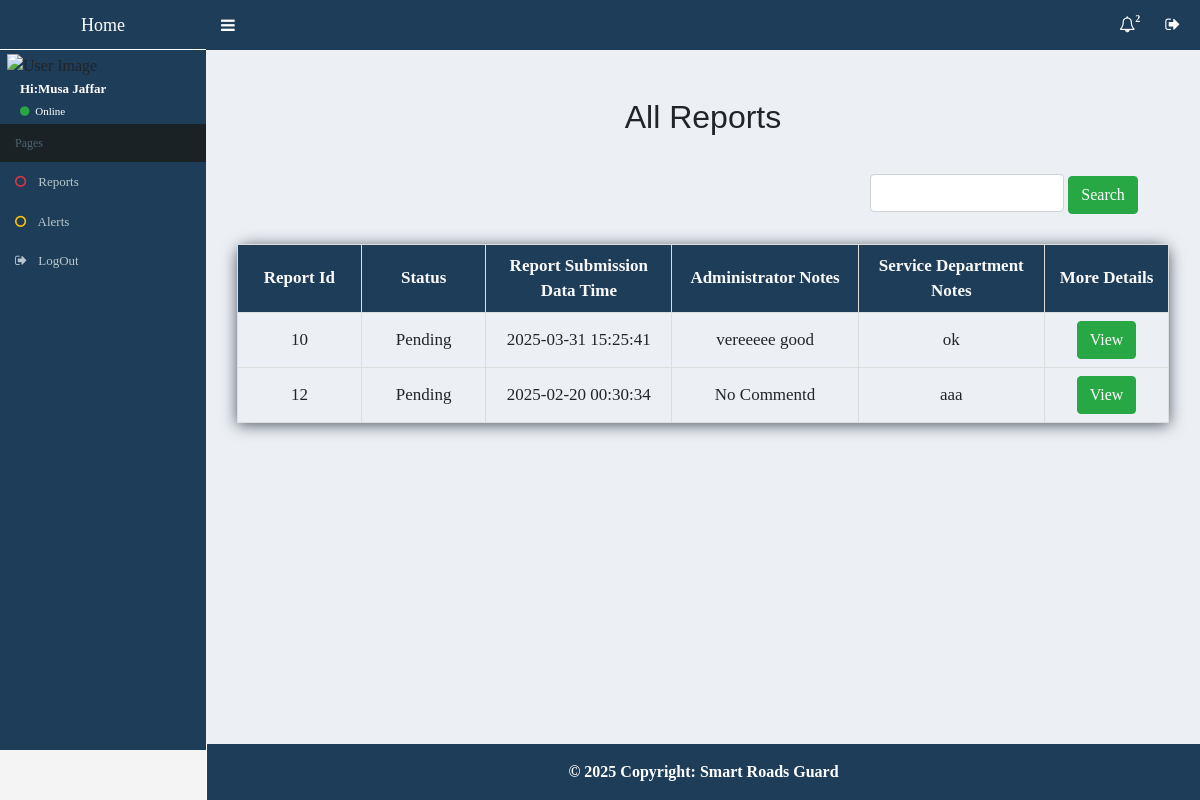
Screenshot of /reports.php (signed in) with the database file from the repository.
### tables this page shows
CREATE TABLE `users` (
  `user_id` int(11) NOT NULL,
  `username` varchar(255) NOT NULL,
  `password` char(255) NOT NULL,
  `account_status` enum('Active','Inactive','Suspended') DEFAULT 'Active',
  `email` varchar(255) DEFAULT NULL,
  `verifi_code` int(10) DEFAULT NULL,
  `type_user` enum('service','admin') NOT NULL DEFAULT 'service'
);

CREATE TABLE `report` (
  `report_id` int(11) NOT NULL,
  `status` enum('In Progress','Pending','Completed') DEFAULT 'Pending',
  `report_submission_datetime` datetime DEFAULT current_timestamp(),
  `userid` int(11) DEFAULT NULL,
  `alert_id` int(11) DEFAULT NULL
);

CREATE TABLE `noted_report` (
  `id_noted` int(11) NOT NULL,
  `noted` text NOT NULL,
  `id_report` int(11) NOT NULL,
  `id_user` int(11) NOT NULL
);

### includes/function/Function.php (called while the page is built, shortened)
<?php
function GetItemWhere($table, $where, $value, $type_string = 'i') {
    global $conn;
    $statement = $conn->prepare("SELECT * FROM $table WHERE $where = ?");
    $statement->bind_param($type_string, $value);
    $statement->execute();
    $result = $statement->get_result();
    $rows = $result->fetch_assoc();
    return $rows;
}

### reports.php (the view, shortened to what this page needs)
<?php
include 'includes/templete/header.php';
$sql = "SELECT * FROM report";
$result = $conn->query($sql);
?>
<div class=" containerr content-wrapper">
    <div class="details">
        <h2 class="text-center">All Reports</h2>
        <div class="" style="display: flex; justify-content: space-between;">
            <form id="Search" style="margin-top:0px; margin-left: auto;">
                <input class="form-control" type="number" name="search_id" style="width: 65%; display: unset;" required>
                <button type="submit" class="btn btn-success">Search</button>
            </form>
        </div>
        <table id="product-table">
            <thead>
                <tr>
                    <th>Report Id</th>
                    <th>Status</th>
                    <th>Report Submission Data Time</th>
                    <th>Administrator Notes</th>
                    <th>Service Department Notes</th>
                    <th>More Details</th>
                </tr>
            </thead>
            <tbody class="all_reports">
            <?php
                if ($result->num_rows > 0) {
                    while ($row = $result->fetch_assoc()) { ?>
                        <tr>
                            <td><?php echo  $row['report_id']; ?></td>
                            <td><?php echo  $row['status']; ?></td>
                            <td><?php echo  $row['report_submission_datetime']; ?></td>
                            <td>
                                <?php
                                $sql = "SELECT noted_report.*,users.* FROM noted_report INNER JOIN users ON noted_report.id_user=users.user_id WHERE users.type_user='admin' AND noted_report.id_report = ?";
                                $stmt = $conn->prepare($sql);
                                $stmt->bind_param("i", $row['report_id']);
                                $stmt->execute();
                                $resultt = $stmt->get_result();
                                if ($resultt->num_rows > 0) {
                                    $info = $resultt->fetch_assoc();
                                    echo $info['noted'];
                                } else {
                                    echo "No Commentd";
                                }
                                ?>
                            </td>
                            <td>
                                <?php
                                $sql = "SELECT noted_report.*,users.* FROM noted_report INNER JOIN users ON noted_report.id_user=users.user_id WHERE users.type_user='service' AND noted_report.id_report = ?";
                                $stmt = $conn->prepare($sql);
                                $stmt->bind_param("i", $row['report_id']);
                                $stmt->execute();
                                $resultt = $stmt->get_result();
                                if ($resultt->num_rows > 0) {
                                    $info = $resultt->fetch_assoc();
                                    echo $info['noted'];
                                } else {
                                    echo "No Commentd";
                                }
                                ?>
                            </td>
                            <td>
                                <a href="show_reports.php?id_report=<?php echo $row['report_id']; ?>" class="btn btn-success"> View</a>
                            </td>
                        </tr>
                    <?php }
                }
            ?>
            </tbody>
        </table>
    </div>
</div>
<?php include 'includes/templete/footer.php'; ?>
</body>
</html>

### includes/templete/header.php (shortened to what this page needs)
<?php
include "conect.php";
include 'includes/function/function.php';
if(isset($_SESSION["UserId"])){
    $user = GetItemWhere( 'users' , 'user_id' , $_SESSION["UserId"]);
}else{
    header("location:login.php");
}
?>
<!DOCTYPE html>
<html lang="en">
<head>
    <link media="all" type=text/css rel="stylesheet" href="layout/css/demo.css">
    <link media="all" type=text/css rel="stylesheet" href="layout/css/font-awesome.min.css">
    <link media="all" type=text/css rel="stylesheet" href="layout/css/bootstrap.min.css">
    <link href="layout/css/navbar.css" rel="stylesheet" type="text/css" />
    <link href="layout/css/Style_Admin.css" rel="stylesheet" type="text/css" />
    <link rel="stylesheet" href="layout/css/styling.css" />
</head>
<body class="skin-blue" >
<div class=" wrapper">
<header class="main-header">
            <a href="alerts.php" class="logo"><b>Home</b></a>
            <nav class="navbar navbar-static-top" role="navigation">
                <a href="#" class="sidebar-toggle sidebar-toggle_a" data-toggle="offcanvas" role="button">
                </a>
                <div class="navbar-custom-menu">
                    <ul class="nav navbar-nav">
                          <?php
                                $sql = "SELECT alert.*, obstacle.* FROM alert INNER JOIN obstacle ON alert.obstacle_id = obstacle.obstacle_id ORDER BY alert.alert_id DESC";
                                $result = $conn->query($sql);
                                $count = $result->num_rows;
                                ?>
                        <li class="dropdown notifications-menu">
                            <a href="#" class="dropdown-toggle" data-toggle="dropdown">
                                <i class="fa fa-bell-o"></i>
                                <span class="label label-warning"><?php echo $count; ?> </span>
                            </a>
                        </li>
                        <li class="dropdown tasks-menu">
                            <a href="logout.php" >
                                <i class="fa fa-sign-out"></i>
                            </a>
                        </li>
                    </ul>
                </div>
            </nav>
</header>
<aside class="main-sidebar">
    <section class="sidebar">
        <div class="user-panel">
            <div class="pull-left image">
                <img src="img/logo.png" class="img-circle" alt="User Image" />
            </div>
            <div class="pull-left info">
                <p>Hi:<?php echo $user['username']; ?></p>
                <a href="#"><i class="fa fa-circle text-success"></i> Online</a>
            </div>
        </div>
        <ul class="sidebar-menu" id="sidebar_all_href_page">
            <li class="header">Pages</li>
            <li><a href="reports.php"><i class="fa fa-circle-o text-danger"></i> Reports</a></li>
            <li><a href="alerts.php"><i class="fa fa-circle-o text-warning"></i> Alerts</a></li>
            <li><a href="logout.php"><i class="fa fa-sign-out  "></i> LogOut</a></li>
        </ul>
    </section>
</aside>

### layout/css/navbar.css (style rules this page uses)
html, body { min-height: 100% }
body { -webkit-font-smoothing: antialiased; -moz-osx-font-smoothing: grayscale; font-family: 'Source Sans Pro', 'Helvetica Neue', Helvetica, Arial, sans-serif; font-weight: 400; overflow-x: hidden; overflow-y: auto }
.wrapper { min-height: 100%; position: relative; }
.wrapper:before, .wrapper:after { content: " "; display: table }
.wrapper:after { clear: both }
.content-wrapper, .right-side, .main-footer { -webkit-transition: -webkit-transform .3s cubic-bezier(.32, 1.25, .375, 1.15); -moz-transition: -moz-transform .3s cubic-bezier(.32, 1.25, .375, 1.15); -o-transition: -o-transform .3s cubic-bezier(.32, 1.25, .375, 1.15); transition: transform .3s cubic-bezier(.32, 1.25, .375, 1.15); -webkit-transition: margin-left .3s cubic-bezier(.32, 1.25, .375, 1.15); -o-transition: margin-left .3s cubic-bezier(.32, 1.25, .375, 1.15); transition: margin-left .3s cubic-bezier(.32, 1.25, .375, 1.15); margin-left: 230px; z-index: 820 }
.content-wrapper, .right-side { min-height: 100%; background-color: #ecf0f5; z-index: 800 }
h1, h2, h3, h4, h5, h6, .h1, .h2, .h3, .h4, .h5, .h6 { font-family: 'Source Sans Pro', sans-serif }
.navbar-static-top a { color: white; }
.main-header { position: relative; max-height: 100px; z-index: 1030 }
.main-header>.navbar { margin-bottom: 0; margin-left: 230px; border: none; min-height: 50px; border-radius: 0 }
.main-header .navbar-custom-menu, .main-header .navbar-right { margin-right: 5px; float: right }
.main-header .sidebar-toggle { float: left; background-color: transparent; background-image: none; padding: 12px 15px; font-family: fontAwesome }
.main-header .sidebar-toggle:before { content: "\f0c9" }
.main-header .navbar .nav>li>a>.label { position: absolute; top: 9px; right: 7px; text-align: center; font-size: 10px; padding: 2px 3px; line-height: .9; font-weight: bold; }
.main-header .logo { display: block; float: left; height: 54px; font-size: 20px; line-height: 50px; text-align: center; width: 230px; font-family: "Helvetica Neue", Helvetica, Arial, sans-serif; padding: 0 15px; font-weight: 300 }
.main-sidebar, .left-side { position: absolute; top: 0; left: 0; padding-top: 50px; height: 100%; width: 230px; z-index: 810; -webkit-transition: -webkit-transform .3s cubic-bezier(.32, 1.25, .375, 1.15); -moz-transition: -moz-transform .3s cubic-bezier(.32, 1.25, .375, 1.15); -o-transition: -o-transform .3s cubic-bezier(.32, 1.25, .375, 1.15); transition: transform .3s cubic-bezier(.32, 1.25, .375, 1.15) }
.sidebar { padding-bottom: 10px; background: #1E3D58; }
.user-panel { padding: 10px }
.user-panel:before, .user-panel:after { content: " "; display: table }
.user-panel:after { clear: both }
.user-panel>.image>img { width: 45px; height: 45px }
.user-panel>.info { font-weight: 600; padding: 5px 5px 5px 15px; font-size: 14px; line-height: 1 }
.user-panel>.info>p { margin-bottom: 9px }
.user-panel>.info>a { text-decoration: none; padding-right: 5px; margin-top: 3px; font-size: 11px; font-weight: normal }
.user-panel>.info>a>.fa, .user-panel>.info>a>.ion, .user-panel>.info>a>.glyphicon { margin-right: 3px }
.sidebar-menu { list-style: none; margin: 0; padding: 0 }
.sidebar-menu>li { position: relative; margin: 0; padding: 0 }
.sidebar-menu>li>a { padding: 12px 5px 12px 15px; display: block }
.sidebar-menu>li>a>.fa, .sidebar-menu>li>a>.glyphicon, .sidebar-menu>li>a>.ion { width: 20px }
.sidebar-menu li.header { padding: 10px 25px 10px 15px; font-size: 12px }
.navbar-nav>.notifications-menu, .navbar-nav>.messages-menu, .navbar-nav>.tasks-menu { position: relative }
.navbar-custom-menu>.navbar-nav>li { position: relative }

### layout/css/styling.css (style rules this page uses)
input[type="number"] { -moz-appearance: textfield; }
button { color: #4eb060; background-color: #a7a7a7; }
* { font-family: auto; }
thead th { background-color: #1E3D58 !important; color: #fafafa; font-weight: bold; font-size: 17px; }
tbody td { font-size: 17px; }

### includes/templete/header.php (style rules this page uses)
body { font-family: Arial, sans-serif; margin: 0; padding: 0; background-color: #f4f4f4; }
table { width: 100%; border-collapse: collapse; text-align: center; border-spacing: 0; box-shadow: 0 2px 15px rgba(12, 24, 35, .7); border-radius: 12px 12px 0 0; }
table, th, td { border: 1px solid #ddd; padding: 8px; }
th { background-color: #f2f2f2; }
form { margin-top: 20px; }

### rows the page displays
users: username "Musa Jaffar"
report: report_id "10", status "Pending", report_submission_datetime "2025-03-31 15:25:41", noted_report.noted "vereeeee good", noted_report.noted "ok"
report: report_id "12", status "Pending", report_submission_datetime "2025-02-20 00:30:34", shows "No Commentd", noted_report.noted "aaa"

### other values shown
$count "2"
